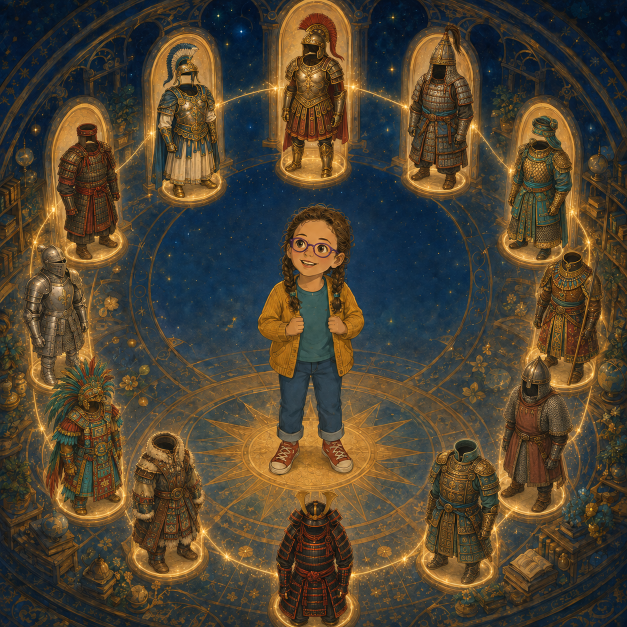
#> input picture upbringing/cuentos/Ana-Sophia/03_ilustraciones/portada/portada_12_armaduras-historicas-v2.png, 1254 x 1254 px (shown at 1/2 size)
$ python build_cover_armor_guide.py
#> lines starting #> are read from the running program, lines starting #| are printed output that depends on the picture
from pathlib import Path

from PIL import Image, ImageDraw, ImageFont


PROJECT = Path(__file__).resolve().parents[1]
SOURCE = (
    PROJECT
    / "03_ilustraciones"
    / "portada"
    / "portada_12_armaduras-historicas-v2.png"
)
OUTPUT = (
    PROJECT
    / "03_ilustraciones"
    / "portada"
    / "portada_12_armaduras-historicas-v2-guia.png"
)

CANVAS_SIZE = (2150, 1510)
IMAGE_ORIGIN = (448, 155)
IMAGE_SIZE = 1254

NAVY = "#071b35"
PANEL = "#102b4d"
PANEL_BORDER = "#e5b957"
GOLD = "#f1ca6b"
IVORY = "#fff3d2"
MUTED = "#b9c8d8"


def font(name: str, size: int) -> ImageFont.FreeTypeFont:
    return ImageFont.truetype(Path("C:/Windows/Fonts") / name, size)


def target(x: int, y: int) -> tuple[int, int]:
    return IMAGE_ORIGIN[0] + x, IMAGE_ORIGIN[1] + y


ARMORS = [
    {
        "number": 12,
        "name": "Artemisia I of Caria",
        "detail": "Caria · 5th c. BCE",
        "side": "left",
        "box_y": 175,
        "target": target(385, 185),
    },
    {
        "number": 11,
        "name": "Trưng Trắc",
        "detail": "Lạc Việt · 1st c. CE",
        "side": "left",
        "box_y": 365,
        "target": target(170, 340),
    },
    {
        "number": 10,
        "name": "Joan of Arc",
        "detail": "France · 15th c.",
        "side": "left",
        "box_y": 555,
        "target": target(105, 600),
    },
    {
        "number": 9,
        "name": "Lady Six Monkey",
        "detail": "Mixtec · 11th c.",
        "side": "left",
        "box_y": 745,
        "target": target(155, 840),
    },
    {
        "number": 8,
        "name": "Tomyris",
        "detail": "Massagetae · 6th c. BCE",
        "side": "left",
        "box_y": 935,
        "target": target(330, 1015),
    },
    {
        "number": 7,
        "name": "Hangaku Gozen",
        "detail": "Japan · 1201 CE",
        "side": "left",
        "box_y": 1125,
        "target": target(625, 1120),
    },
    {
        "number": 1,
        "name": "Cynane",
        "detail": "Macedon · 4th c. BCE",
        "side": "right",
        "box_y": 175,
        "target": target(625, 145),
    },
    {
        "number": 2,
        "name": "Khutulun",
        "detail": "Mongol world · 13th c.",
        "side": "right",
        "box_y": 365,
        "target": target(865, 180),
    },
    {
        "number": 3,
        "name": "Mavia",
        "detail": "Tanukhids · 4th c. CE",
        "side": "right",
        "box_y": 555,
        "target": target(1060, 340),
    },
    {
        "number": 4,
        "name": "Amanirenas",
        "detail": "Kush · 1st c. BCE",
        "side": "right",
        "box_y": 745,
        "target": target(1125, 590),
    },
    {
        "number": 5,
        "name": "Sichelgaita of Salerno",
        "detail": "Southern Italy · 11th c.",
        "side": "right",
        "box_y": 935,
        "target": target(1065, 830),
    },
    {
        "number": 6,
        "name": "Fu Hao",
        "detail": "Shang China · c. 1200 BCE",
        "side": "right",
        "box_y": 1125,
        "target": target(910, 1015),
    },
]


def draw_label(draw: ImageDraw.ImageDraw, item: dict, fonts: dict) -> None:
    box_w = 400
    box_h = 118
    x = 18 if item["side"] == "left" else CANVAS_SIZE[0] - 18 - box_w
    y = item["box_y"]
    box = (x, y, x + box_w, y + box_h)

    line_start = (
        (x + box_w, y + box_h // 2)
        if item["side"] == "left"
        else (x, y + box_h // 2)
    )
    elbow_x = IMAGE_ORIGIN[0] - 18 if item["side"] == "left" else IMAGE_ORIGIN[0] + IMAGE_SIZE + 18
    draw.line(
        [line_start, (elbow_x, line_start[1]), item["target"]],
        fill=GOLD,
        width=4,
        joint="curve",
    )
    tx, ty = item["target"]
    draw.ellipse((tx - 9, ty - 9, tx + 9, ty + 9), fill=GOLD, outline=NAVY, width=3)

    draw.rounded_rectangle(box, radius=18, fill=PANEL, outline=PANEL_BORDER, width=3)
    badge = (x + 14, y + 25, x + 76, y + 87)
    draw.ellipse(badge, fill=GOLD, outline=IVORY, width=2)
    number = str(item["number"])
    nb = draw.textbbox((0, 0), number, font=fonts["number"])
    draw.text(
        (
            (badge[0] + badge[2] - (nb[2] - nb[0])) / 2,
            (badge[1] + badge[3] - (nb[3] - nb[1])) / 2 - 3,
        ),
        number,
        font=fonts["number"],
        fill=NAVY,
    )
    draw.text((x + 88, y + 23), item["name"], font=fonts["name"], fill=IVORY)
    draw.text((x + 88, y + 69), item["detail"], font=fonts["detail"], fill=MUTED)


def main() -> None:
    source = Image.open(SOURCE).convert("RGB")
#> source is the input picture: PIL image 1254x1254 RGB; mean R, G, B 79.2, 67.7, 49.7
    if source.size != (IMAGE_SIZE, IMAGE_SIZE):
        source = source.resize((IMAGE_SIZE, IMAGE_SIZE), Image.Resampling.LANCZOS)

    canvas = Image.new("RGB", CANVAS_SIZE, NAVY)
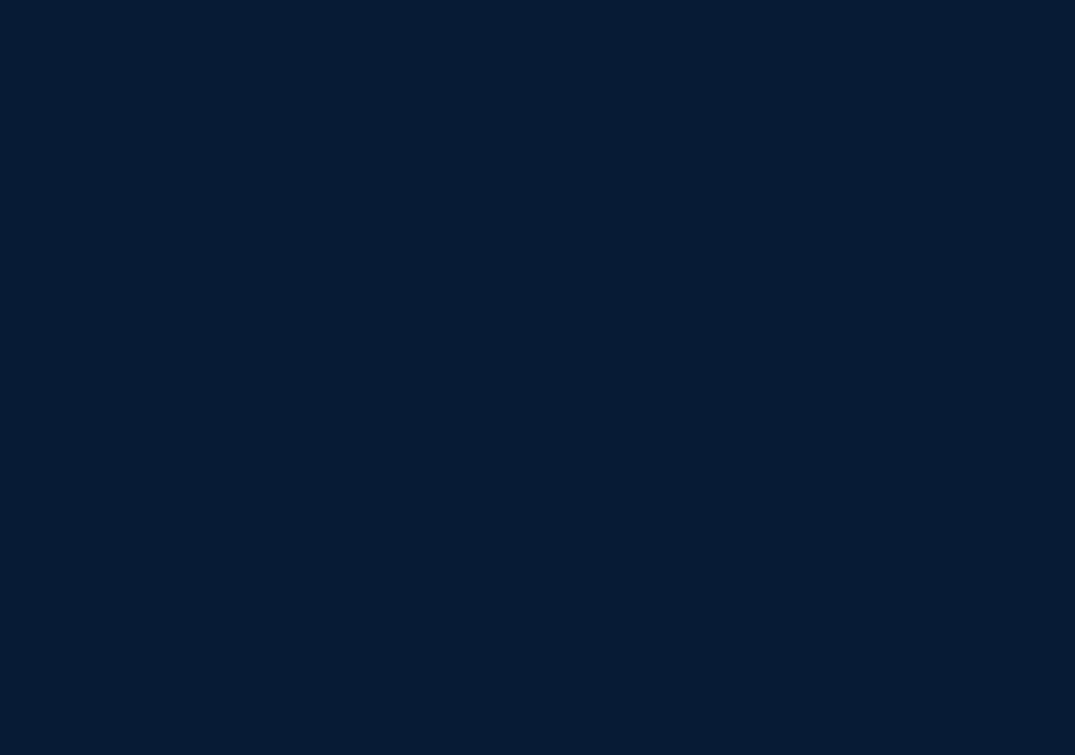
#> canvas: PIL image 2150x1510 RGB (shown at 1/2 size); mean R, G, B 7, 27, 53
    canvas.paste(source, IMAGE_ORIGIN)
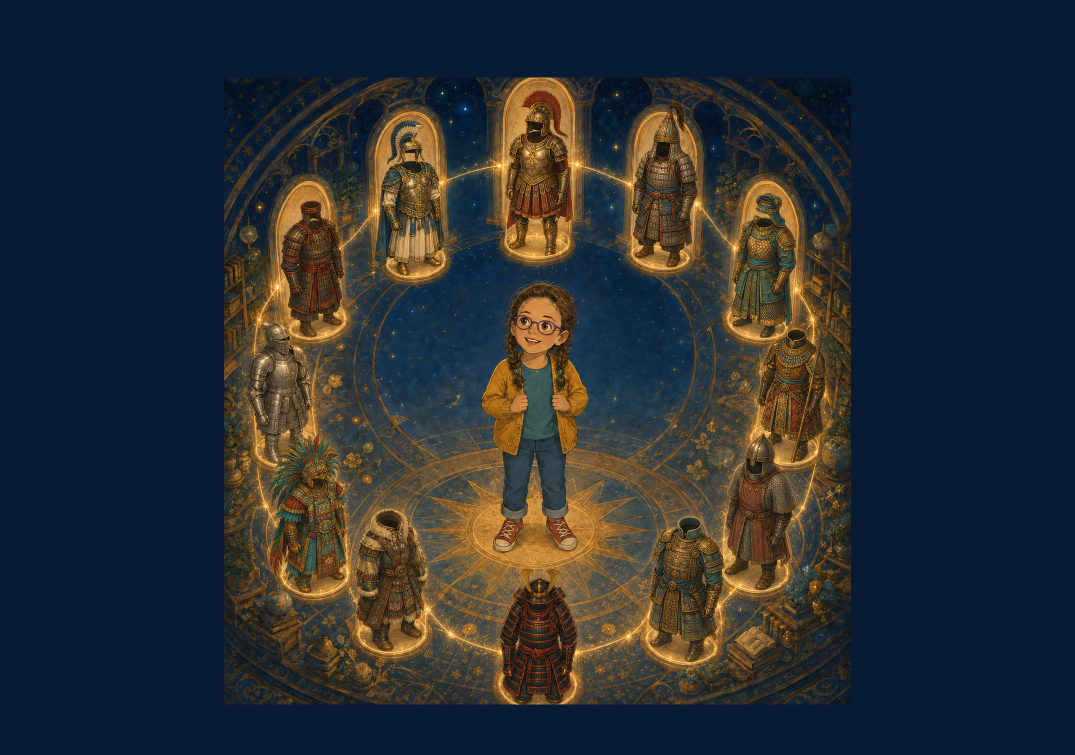
#> canvas: PIL image 2150x1510 RGB (shown at 1/2 size); mean R, G, B 42, 46.7, 51.4
    draw = ImageDraw.Draw(canvas)

    fonts = {
        "title": font("segoeuib.ttf", 46),
        "subtitle": font("segoeui.ttf", 24),
        "number": font("segoeuib.ttf", 28),
        "name": font("segoeuib.ttf", 27),
        "detail": font("segoeui.ttf", 20),
    }

    title = "ARMOR REFERENCE — WORKING MAP"
    title_box = draw.textbbox((0, 0), title, font=fonts["title"])
#> title_box = (0, 8, 875, 43)
    draw.text(
        ((CANVAS_SIZE[0] - (title_box[2] - title_box[0])) / 2, 28),
        title,
        font=fonts["title"],
        fill=GOLD,
    )
    subtitle = "Clockwise from the top · exactly twelve historical warrior women"
    subtitle_box = draw.textbbox((0, 0), subtitle, font=fonts["subtitle"])
#> subtitle_box = (0, 5, 778, 28)
    draw.text(
        ((CANVAS_SIZE[0] - (subtitle_box[2] - subtitle_box[0])) / 2, 91),
        subtitle,
        font=fonts["subtitle"],
        fill=MUTED,
    )

    for armor in ARMORS:
        draw_label(draw, armor, fonts)

    OUTPUT.parent.mkdir(parents=True, exist_ok=True)
    canvas.save(OUTPUT, quality=95)
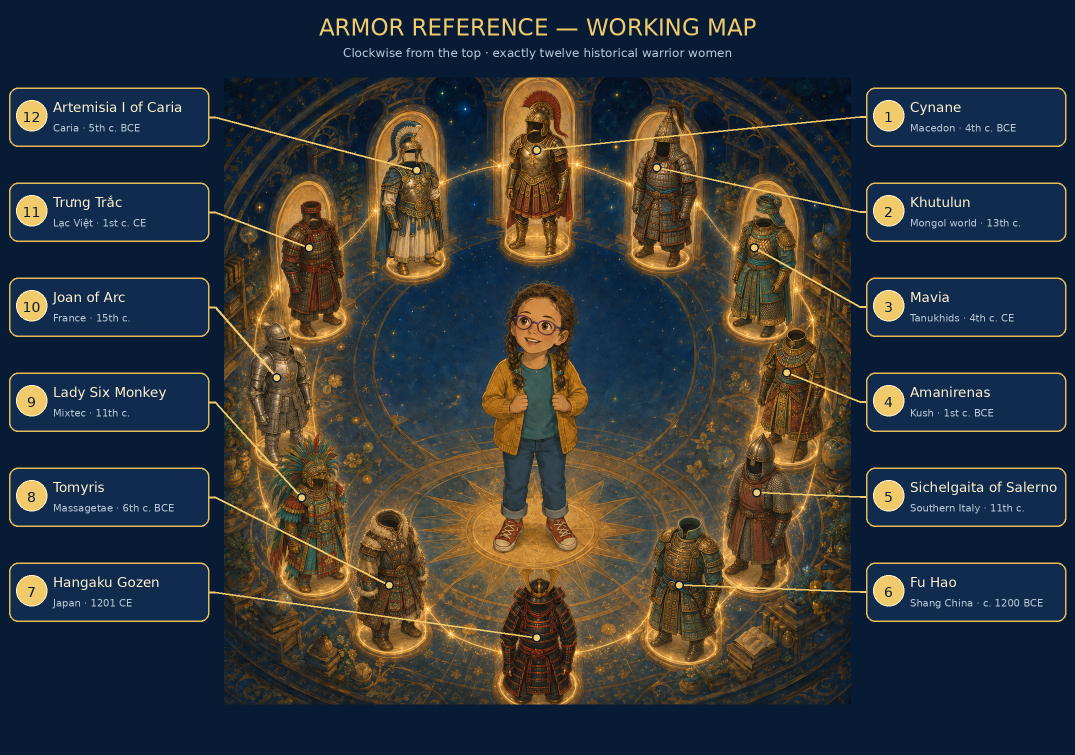
#> saved as portada_12_armaduras-historicas-v2-guia.png: PIL image 2150x1510 RGB (shown at 1/2 size); mean R, G, B 51.2, 55.3, 57.6
    print(OUTPUT)


if __name__ == "__main__":
    main()

$ run again, with upbringing/cuentos/Ana-Sophia/03_ilustraciones/portada/contraportada-fondo-v1.png copied over upbringing/cuentos/Ana-Sophia/03_ilustraciones/portada/portada_12_armaduras-historicas-v2.png
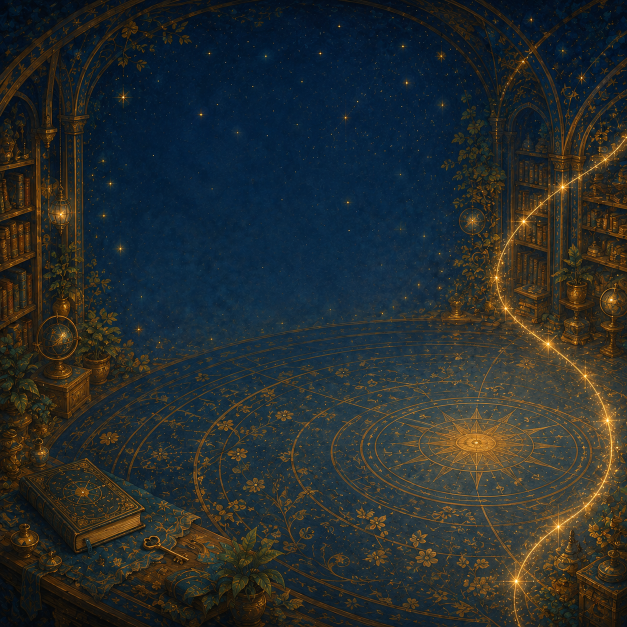
#> input picture upbringing/cuentos/Ana-Sophia/03_ilustraciones/portada/contraportada-fondo-v1.png, 1254 x 1254 px (shown at 1/2 size)
#> in main, source is the input picture: PIL image 1254x1254 RGB; mean R, G, B 39.1, 44.6, 44.4
#> in main, `canvas.paste(source, IMAGE_ORIGIN)`:
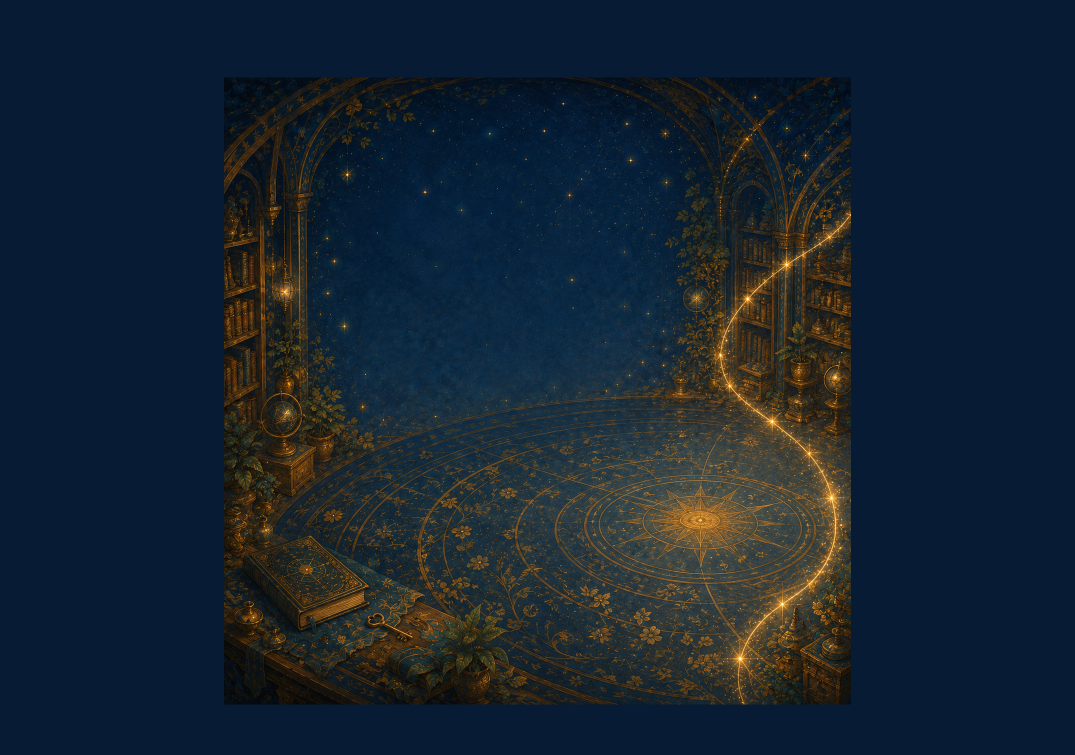
#> canvas: PIL image 2150x1510 RGB (shown at 1/2 size); mean R, G, B 22.5, 35.5, 48.8
#> title_box = (0, 8, 875, 43)
#> subtitle_box = (0, 5, 778, 28)
#> in main, `canvas.save(OUTPUT, quality=95)`:
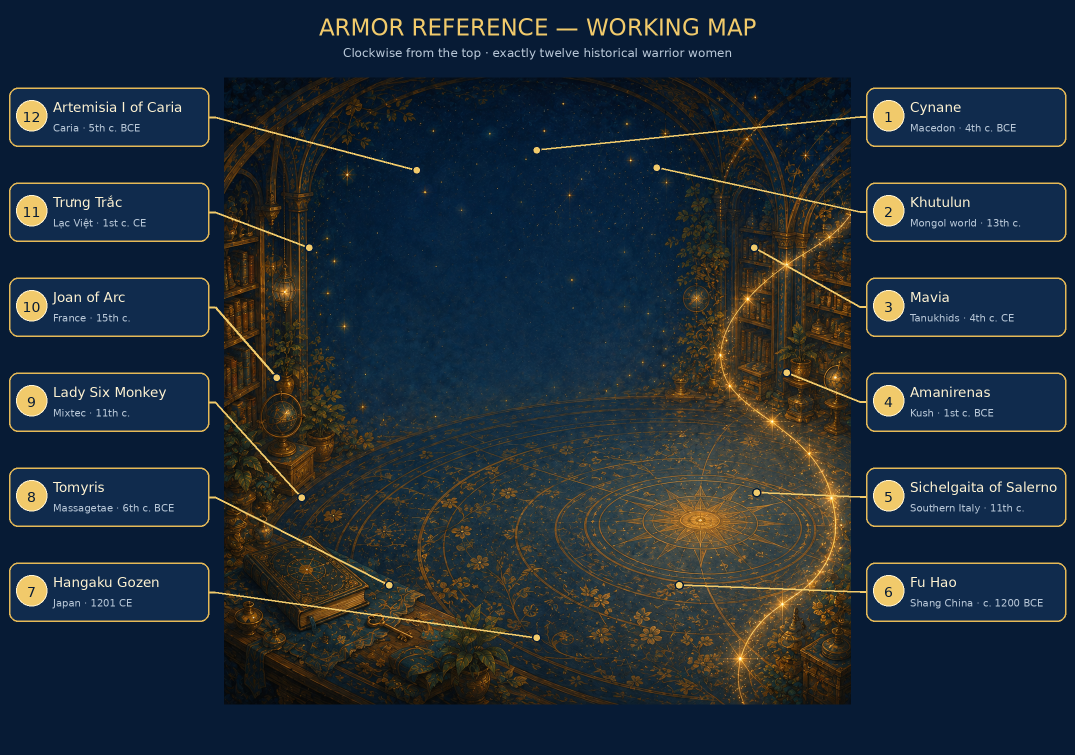
#> saved as portada_12_armaduras-historicas-v2-guia.png: PIL image 2150x1510 RGB (shown at 1/2 size); mean R, G, B 32, 44.3, 55.1

$ run again, with upbringing/cuentos/Ana-Sophia/03_ilustraciones/portada/contraportada-v2-texto-aprobado.png copied over upbringing/cuentos/Ana-Sophia/03_ilustraciones/portada/portada_12_armaduras-historicas-v2.png
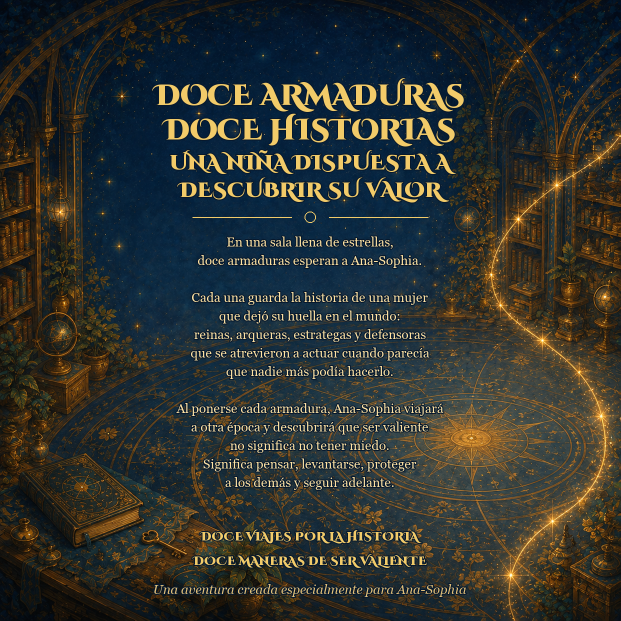
#> input picture upbringing/cuentos/Ana-Sophia/03_ilustraciones/portada/contraportada-v2-texto-aprobado.png, 1241 x 1241 px (shown at 1/2 size)
#> in main, source is the input picture: PIL image 1241x1241 RGB; mean R, G, B 48.4, 51.4, 46.9
#> source: PIL image 1254x1254 RGB
#> in main, `canvas.paste(source, IMAGE_ORIGIN)`:
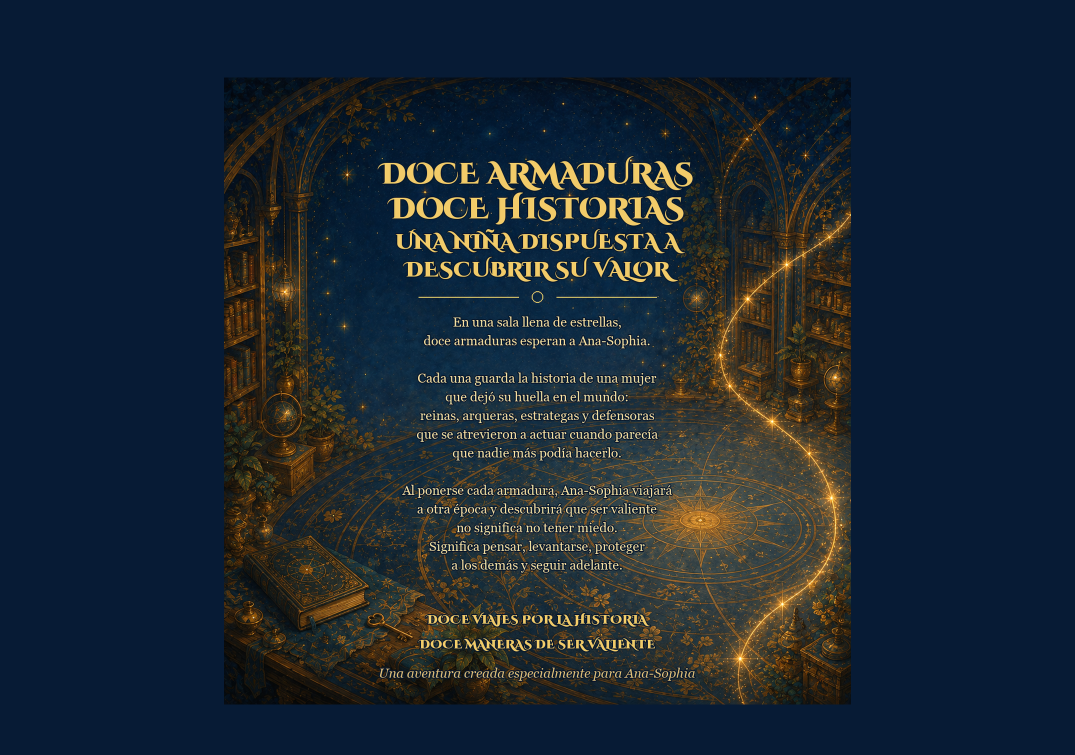
#> canvas: PIL image 2150x1510 RGB (shown at 1/2 size); mean R, G, B 27.1, 38.8, 50
#> title_box = (0, 8, 875, 43)
#> subtitle_box = (0, 5, 778, 28)
#> in main, `canvas.save(OUTPUT, quality=95)`:
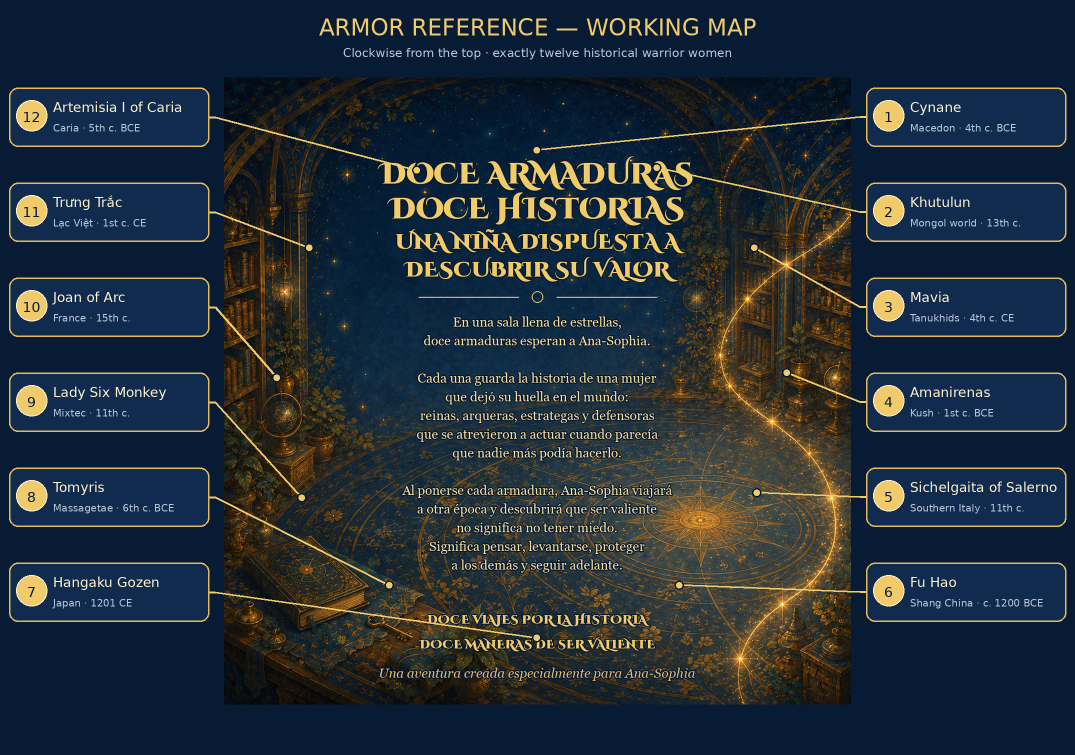
#> saved as portada_12_armaduras-historicas-v2-guia.png: PIL image 2150x1510 RGB (shown at 1/2 size); mean R, G, B 36.6, 47.5, 56.3
